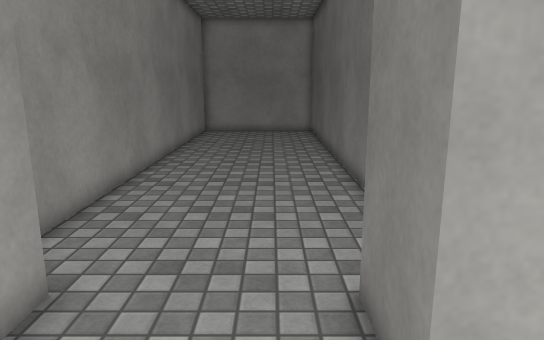
[1] (above)

15 first-person views from a walk through a scene from a Unity 3-D project. The camera is 1.5 m above the floor, tilts 12° down and sees 70° across. The floor is counted in squares, 0.5 m on a side. Each view is taken from the middle of a square. On the plan, view 1 faces up. The plan holds only what a view shows up to about 20 squares ahead; the rest is blank. The place goes on beyond the plan. The player is left out. Surface patterns are stand-ins for the level's own textures.

[2]
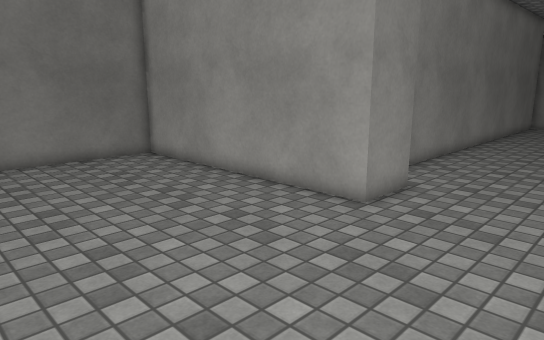

[3]
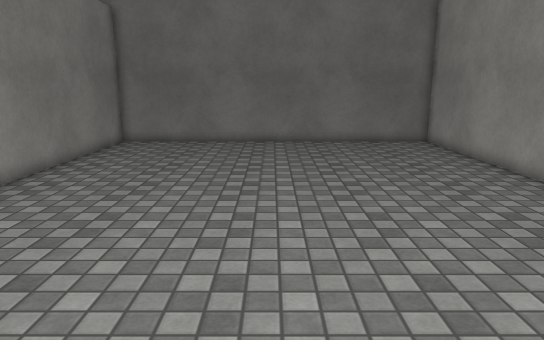

[4]
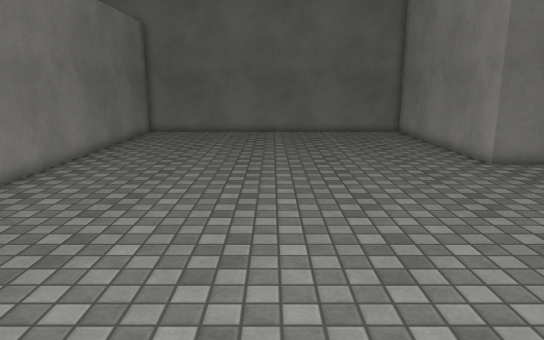

[5]
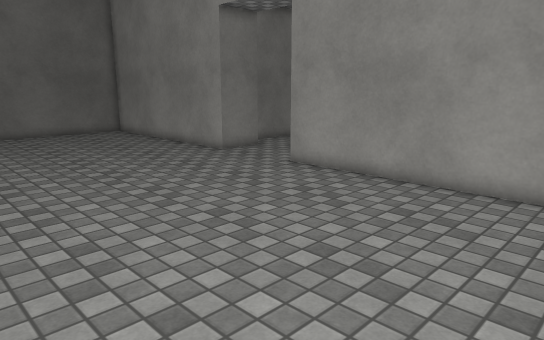

[6]
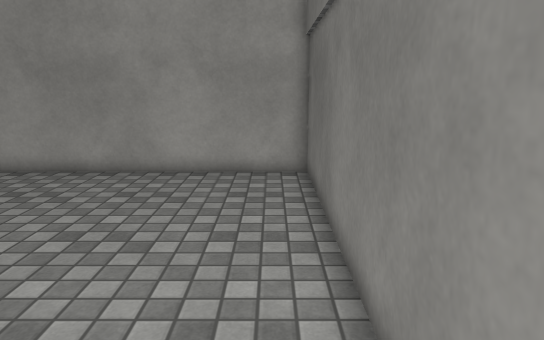

[7]
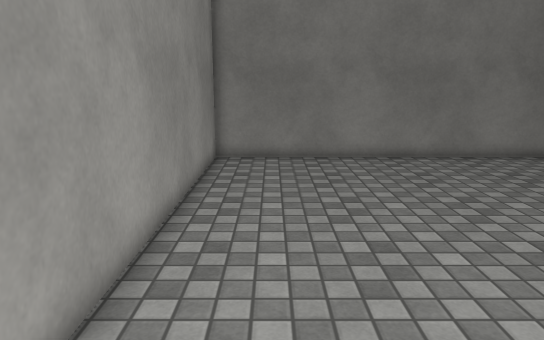

[8]
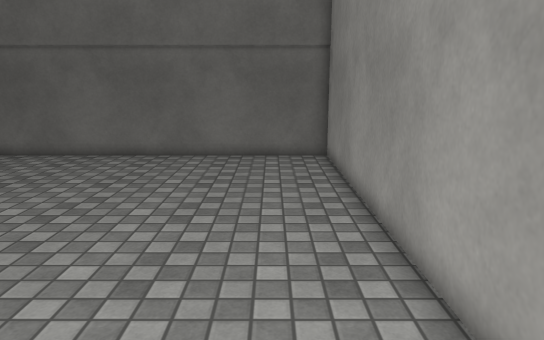

[9]
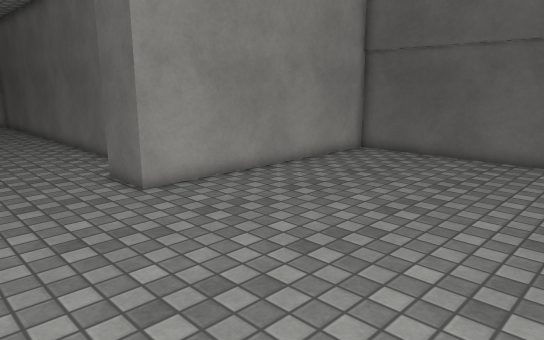

[10]
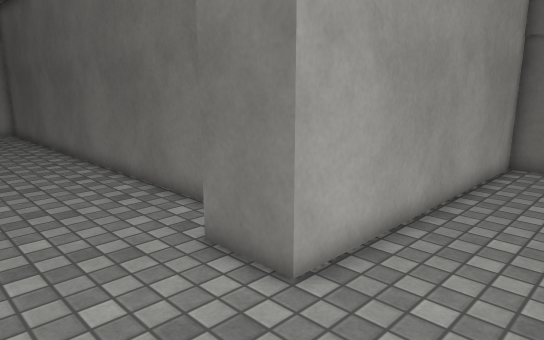

[11]
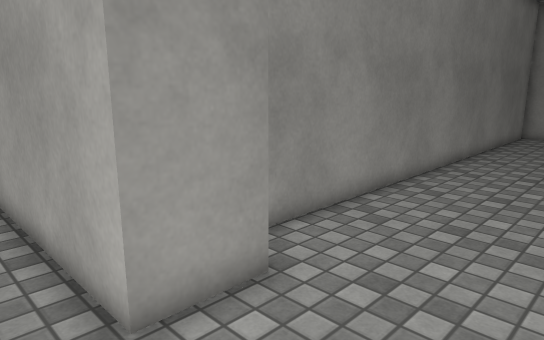

[12]
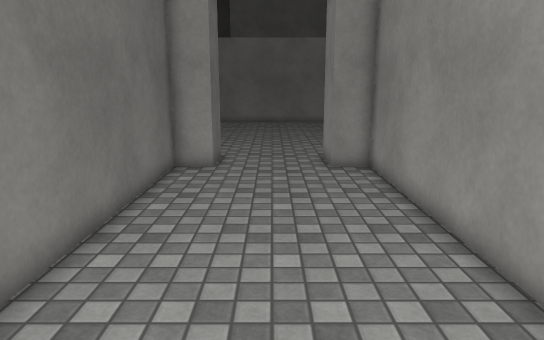

[13]
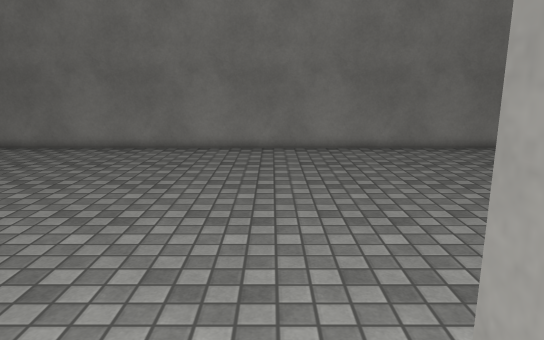

[14]
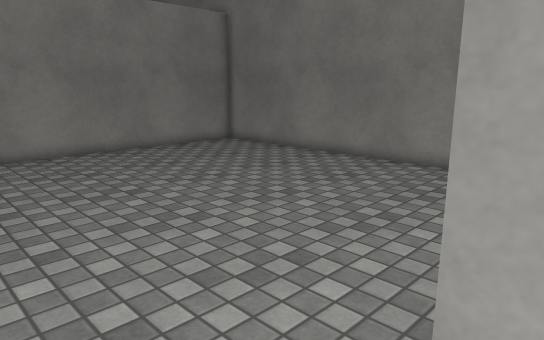

[15]
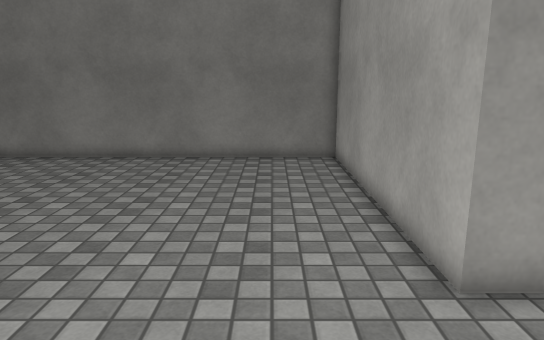

### Floor plan
Points are (right, up) in squares from view 1. A wall is a line through its corners. A room is listed if a view was taken in it or the views show most of it. See-through windows are left out.
Room 1 (views 1, 2, 3, 4, 5, 6, 7, 8, 9, 10, 11, 15)
walls: (-3.3, 2.8) (-14.9, 2.8) (-14.9, -14.5) (13.3, -14.5) (13.3, 2.8) (1.3, 2.8)
ways out: opening at (-1, 3) to room 2
Room 2 (views 12, 13, 14)
walls: (-4.8, 20.5) (-4.8, 5.2) (-3.3, 5.2) (-3.3, 2.8); (1.3, 2.8) (1.3, 5.2) (2.8, 5.2) (2.8, 20.5)
ways out: opening at (-1, 3) to room 1

Where each view was taken, in squares from view 1:
view 1: 0 up, 0 right, facing up
view 2: 6 down, 2 right, facing up-left
view 3: 6 down, 7 right, facing left
view 4: 6 down, 12 right, facing left
view 5: 9 down, 12 right, facing up-left
view 6: 11 down, 12 right, facing up
view 7: 12 down, 2 right, facing left
view 8: 12 down, 4 left, facing right
view 9: 8 down, 4 left, facing up-right
view 10: 1 down, 3 left, facing up-right
view 11: 1 up, 1 right, facing up-left
view 12: 20 up, 1 left, facing down
view 13: 5 up, 2 left, facing down
view 14: 4 up, 0 right, facing down-left
view 15: 0 up, 2 right, facing left
